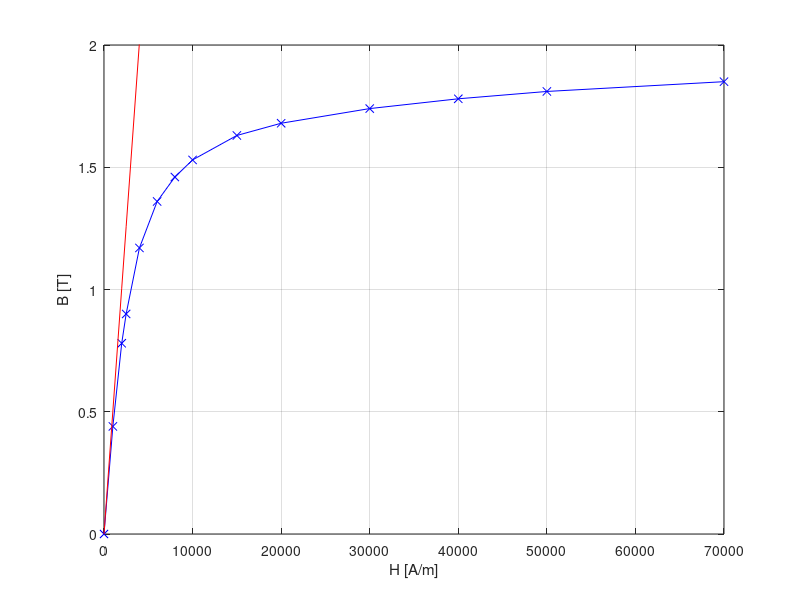

Reproduce this figure in MATLAB.
%% Diagramme B-H C45
clear; clc; close all;


%% data

H0 = [0 1000 2000 2500 4000 6000 8000 10000 15000 20000 30000 40000 50000 70000];
B0 = [ 0 0.44 0.78 0.90 1.17 1.36 1.46 1.53 1.63 1.68 1.74 1.78 1.81 1.85];

B_lin = 400* 4 * pi * 1e-7 *H0

%% plot

figure();
plot(H0, B0, 'bx-'); hold on;
plot(H0, B_lin, 'r-');
hold off;
xlabel('H [A/m]');
ylabel('B [T]');
grid on;
ylim([0,2]);
